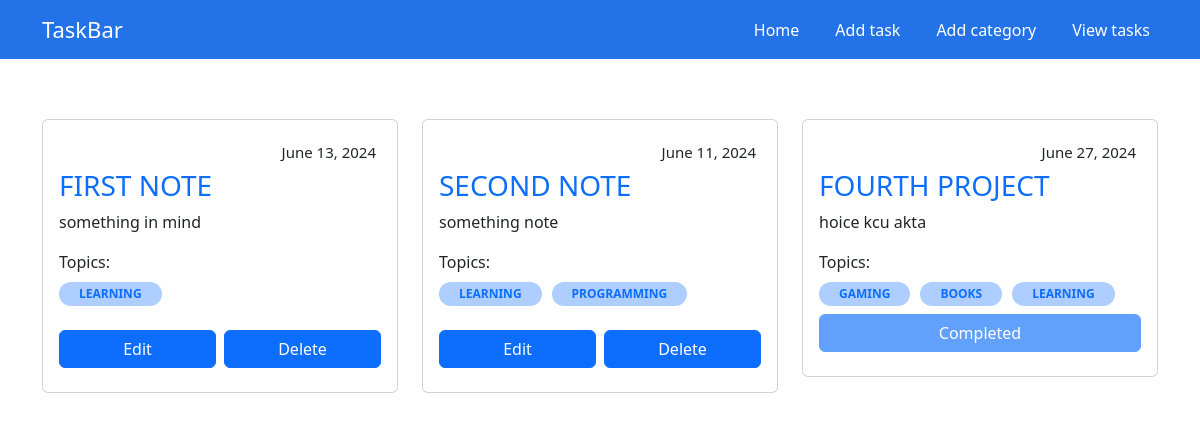
/showtasks/, run on the app's committed database.
### task/models.py (models this page shows)
class TaskModel(models.Model):
    id = models.IntegerField(primary_key=True, max_length=50)
    title = models.CharField(max_length=50)
    task_details = models.TextField()
    is_completed = models.BooleanField(default=False)
    category = models.ManyToManyField(CategoryModel)
    assign_date = models.DateField()
    def __str__(self):
        return f"{self.title} - {self.is_completed}"

### category/models.py (models this page shows, shortened)
class CategoryModel(models.Model):
    name = models.CharField(max_length=50)

### taskBar/views.py (the view)
# urls.py: path('showtasks/', tasks, name='showtasks'),
def tasks(req):
    data = TaskModel.objects.all()
    print(data)
    return render(req, 'tasks.html', {'data': data})

### Templates/tasks.html
{% extends 'base.html' %}
{% block contents %}
    <div>
        <div class="row">
        {% if data %}
        {% for task in data %}
        <div class="col-sm-4 mb-3 ">
          <div class="card" >
            <div class="card-body">
              <div style="display: flex; justify-content: right;">
                <p style="font-size: 15px; margin: 5px;">{{task.assign_date}}</p>
              </div>
              <h5 class="card-title text-primary  text-uppercase fs-3">{{task.title}}</h5>
              <p class="card-text">{{task.task_details}}</p>
              <div class="my-2">
                <p class="mb-2">Topics:</p>
                <div style="display: flex; gap: 10px; flex-wrap: wrap;">
                  {% for cat in task.category.all %}
                    <button disabled style="width: fit-content; border: 0; border-radius: 20px; color:whitesmoke; padding: 3px 20px; background-color: #adceff; color: #0D6EFD; font-weight: 700; text-transform: uppercase; font-size: 12px;">{{cat.name}}</button>
                  {% endfor %}
                </div>
              </div>
                {% if task.is_completed == False%}
                <div class="mb-2 d-flex gap-2 mt-4">
                    <a href="{% url 'edit_task' task.id %}" class="btn btn-primary w-50">Edit</a>
                    <a href="{% url 'delete_task' task.id %}" class="btn btn-primary w-50">Delete</a>
                </div>
                {% else %}
                <div class="mb-2 d-flex gap-2">
                    <button disabled  class="btn btn-primary w-100">Completed</button>
                </div>
                {% endif %}
            </div>
          </div>
        </div>
    {% endfor %}
      {% else %}
      <h1>No task added...</h1>
    {% endif %}
      </div>
    </div>
{% endblock contents %}

### Templates/base.html (shortened to what this page needs)
<!DOCTYPE html>
<html lang="en">
<head>
    <link href="https://cdn.jsdelivr.net/npm/bootstrap@5.3.3/dist/css/bootstrap.min.css" rel="stylesheet">
</head>
<body>
    <header>
        <nav class="navbar navbar-expand-lg" style="background-color: #2472e7;">
            <div class="container-fluid container">
              <a class="navbar-brand" href="#" style="color: white; font-size: 22px;">TaskBar</a>
              <div class="collapse navbar-collapse" id="navbarNav">
                <ul class="navbar-nav ms-auto" style="color: black; display: flex; gap: 20px;">
                  <li class="nav-item">
                    <a class="nav-link active" style="color: white;" aria-current="page" href="{% url 'home' %}">Home</a>
                  </li>
                  <li class="nav-item">
                    <a class="nav-link" style="color: white;" href="{% url 'add_task' %}">Add task</a>
                  </li>
                  <li class="nav-item">
                    <a class="nav-link" style="color: white;" href="{% url 'add_category' %}">Add category</a>
                  </li>
                  <li class="nav-item">
                    <a class="nav-link" style="color: white;" href="{% url 'showtasks' %}">View tasks</a>
                  </li>
                </ul>
              </div>
            </div>
          </nav>
    </header>
    <main class="container" style="margin-top: 60px; margin-bottom: 60px;">
        {% block contents %}
        {% endblock contents %}
    </main>
</body>
</html>

### data on the page
TaskModel: assign_date "June 13, 2024", title "FIRST NOTE", task_details "something in mind", is_completed "Edit"
CategoryModel: name "LEARNING"
TaskModel: assign_date "June 11, 2024", title "SECOND NOTE", task_details "something note", is_completed "Edit"
CategoryModel: name "PROGRAMMING"
TaskModel: assign_date "June 27, 2024", title "FOURTH PROJECT", task_details "hoice kcu akta", is_completed "Completed"
CategoryModel: name "GAMING"
CategoryModel: name "BOOKS"
